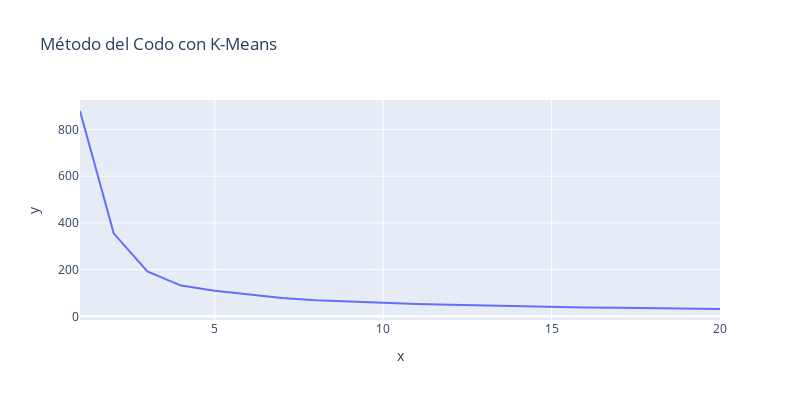

This figure's notebook cell:
### Code cell
px.line(x=Cluster,y=intertias,title="Método del Codo con K-Means",height=400,width=800)

### Figure 1 — Plotly figure (JSON) as saved in the notebook; plotly's stock layout.template omitted (floating-point values rounded to 4 significant figures)
{"data": [{"hovertemplate": "x=%{x}<br>y=%{y}<extra></extra>", "legendgroup": "", "line": {"color": "#636efa", "dash": "solid"}, "marker": {"symbol": "circle"}, "mode": "lines", "name": "", "orientation": "v", "showlegend": false, "type": "scatter", "x": [1, 2, 3, 4, 5, 6, 7, 8, 9, 10, 11, 12, 13, 14, 15, 16, 17, 18, 19, 20], "xaxis": "x", "y": [879.5, 355.3, 192.3, 131.6, 109.5, 93.49, 78.72, 69.22, 63.09, 57.42, 52.81, 49.09, 45.78, 42.72, 40.32, 38.05, 36.1, 34.33, 32.67, 31.27], "yaxis": "y"}], "layout": {"height": 400, "legend": {"tracegroupgap": 0}, "title": {"text": "Método del Codo con K-Means"}, "width": 800, "xaxis": {"anchor": "y", "domain": [0, 1], "title": {"text": "x"}}, "yaxis": {"anchor": "x", "domain": [0, 1], "title": {"text": "y"}}}}
